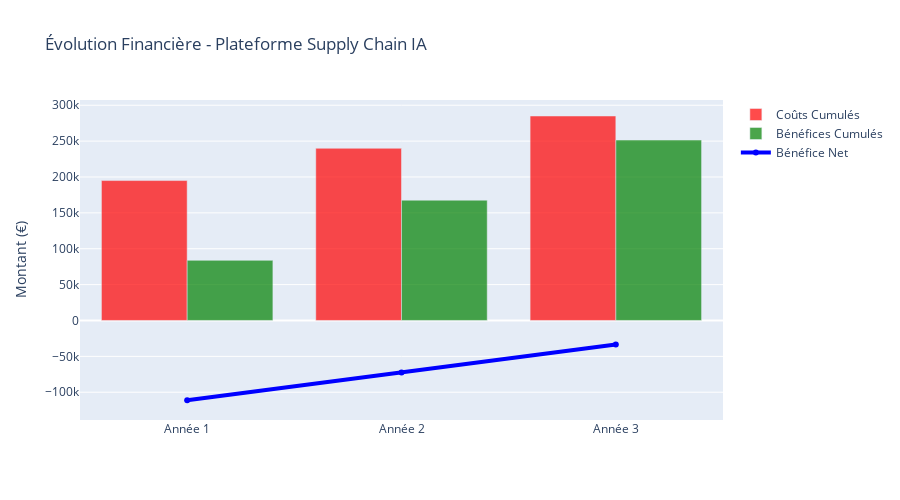

The code cell stored with this chart in its notebook:
### Markdown cell above
## 📊 7. ROI et Impact Business

### Code cell
# Calcul du ROI et impact business de la plateforme

# Hypothèses business (basées sur benchmarks secteur)
BUSINESS_METRICS = {
    'panier_moyen': 85,  # €
    'frequency_achat_annuel': 4.2,
    'taux_conversion': 0.025,
    'cout_acquisition_client': 45,  # €
    'cout_gestion_reclamation': 25,  # €
    'valeur_vie_client': 890,  # €
}

# Calculs d'impact avant/après implémentation plateforme
total_reviews = len(df_demo)
negative_reviews = len(df_demo[df_demo['sentiment_label'] == 'negatif'])
critical_issues = len(df_demo[df_demo['criticality_score'] > 0.7])

# Estimations d'amélioration avec la plateforme IA
improvements = {
    'reduction_avis_negatifs': 0.25,  # -25% grâce à détection précoce
    'amelioration_satisfaction': 0.15,  # +15% satisfaction globale
    'reduction_cout_reclamations': 0.30,  # -30% coûts de gestion
    'augmentation_retention': 0.12,  # +12% rétention client
    'reduction_temps_resolution': 0.60,  # -60% temps résolution (7j→2.8j)
}

# Calculs financiers
cout_reclamations_actuels = negative_reviews * BUSINESS_METRICS['cout_gestion_reclamation']
economie_reclamations = cout_reclamations_actuels * improvements['reduction_cout_reclamations']

# Estimation clients perdus évités
clients_perdus_evites = critical_issues * 0.15  # 15% des cas critiques = perte client
valeur_retention = clients_perdus_evites * BUSINESS_METRICS['valeur_vie_client']

# Coûts plateforme (estimation)
cout_developpement = 150000  # €
cout_maintenance_annuel = 45000  # €
cout_total_3ans = cout_developpement + (cout_maintenance_annuel * 3)

# Bénéfices annuels
benefices_annuels = {
    'Économies réclamations': economie_reclamations,
    'Rétention clients': valeur_retention * 0.4,  # Proratisé sur période
    'Amélioration conversion': total_reviews * 0.02 * BUSINESS_METRICS['panier_moyen'],  # 2% visiteurs convertis en +
    'Optimisation ressources': 60000,  # Économies RH service client
}

benefice_total_annuel = sum(benefices_annuels.values())
benefice_3ans = benefice_total_annuel * 3
roi_3ans = ((benefice_3ans - cout_total_3ans) / cout_total_3ans) * 100

print("💰 ANALYSE ROI - PLATEFORME SUPPLY CHAIN IA")
print("=" * 50)

print("\n📊 SITUATION ACTUELLE")
print(f"   • Total avis analysés: {total_reviews:,}")
print(f"   • Avis négatifs: {negative_reviews:,} ({negative_reviews/total_reviews*100:.1f}%)")
print(f"   • Cas critiques: {critical_issues:,}")
print(f"   • Coût réclamations: {cout_reclamations_actuels:,} €")

print("\n🚀 AMÉLIORATIONS ATTENDUES")
for improvement, value in improvements.items():
    print(f"   • {improvement.replace('_', ' ').title()}: {value*100:+.0f}%")

print("\n💶 BÉNÉFICES ANNUELS ESTIMÉS")
for benefit, value in benefices_annuels.items():
    print(f"   • {benefit}: {value:,.0f} €")
print(f"   📈 TOTAL ANNUEL: {benefice_total_annuel:,.0f} €")

print("\n💸 COÛTS PLATEFORME (3 ans)")
print(f"   • Développement initial: {cout_developpement:,} €")
print(f"   • Maintenance (3 ans): {cout_maintenance_annuel * 3:,} €")
print(f"   📉 COÛT TOTAL: {cout_total_3ans:,} €")

print("\n🎯 ROI FINAL")
print(f"   📈 Bénéfices 3 ans: {benefice_3ans:,.0f} €")
print(f"   📉 Coûts 3 ans: {cout_total_3ans:,.0f} €")
print(f"   💰 ROI: {roi_3ans:.0f}%")
print(f"   ⏱️  Retour investissement: {cout_total_3ans / benefice_total_annuel * 12:.1f} mois")

# Graphique de l'évolution financière
years = ['Année 1', 'Année 2', 'Année 3']
costs_cumul = [cout_developpement + cout_maintenance_annuel, 
               cout_developpement + cout_maintenance_annuel * 2,
               cout_total_3ans]
benefits_cumul = [benefice_total_annuel, 
                  benefice_total_annuel * 2,
                  benefice_total_annuel * 3]
net_benefit = [b - c for b, c in zip(benefits_cumul, costs_cumul)]

fig_roi = go.Figure()

fig_roi.add_trace(go.Bar(
    x=years, y=costs_cumul, name='Coûts Cumulés',
    marker_color='red', opacity=0.7
))

fig_roi.add_trace(go.Bar(
    x=years, y=benefits_cumul, name='Bénéfices Cumulés',
    marker_color='green', opacity=0.7
))

fig_roi.add_trace(go.Scatter(
    x=years, y=net_benefit, name='Bénéfice Net',
    mode='lines+markers', line=dict(color='blue', width=4)
))

fig_roi.update_layout(
    title="Évolution Financière - Plateforme Supply Chain IA",
    yaxis_title="Montant (€)",
    height=500
)

fig_roi.show()

# Analyse de sensibilité
print("\n🎯 ANALYSE DE SENSIBILITÉ")
print("=" * 30)

scenarios = {
    'Pessimiste (-30%)': benefice_total_annuel * 0.7,
    'Réaliste': benefice_total_annuel,
    'Optimiste (+50%)': benefice_total_annuel * 1.5
}

for scenario, benefit in scenarios.items():
    roi_scenario = ((benefit * 3 - cout_total_3ans) / cout_total_3ans) * 100
    print(f"   {scenario}: ROI {roi_scenario:.0f}%")

### Figure 1 — Plotly figure (JSON) as saved in the notebook; plotly's stock layout.template omitted (floating-point values rounded to 4 significant figures)
{"data": [{"marker": {"color": "red"}, "name": "Coûts Cumulés", "opacity": 0.7, "type": "bar", "x": ["Année 1", "Année 2", "Année 3"], "y": [195000, 240000, 285000]}, {"marker": {"color": "green"}, "name": "Bénéfices Cumulés", "opacity": 0.7, "type": "bar", "x": ["Année 1", "Année 2", "Année 3"], "y": [83820.0, 167600.0, 251500.0]}, {"line": {"color": "blue", "width": 4}, "mode": "lines+markers", "name": "Bénéfice Net", "type": "scatter", "x": ["Année 1", "Année 2", "Année 3"], "y": [-111200.0, -72360.0, -33530.0]}], "layout": {"height": 500, "title": {"text": "Évolution Financière - Plateforme Supply Chain IA"}, "yaxis": {"title": {"text": "Montant (€)"}}}}
